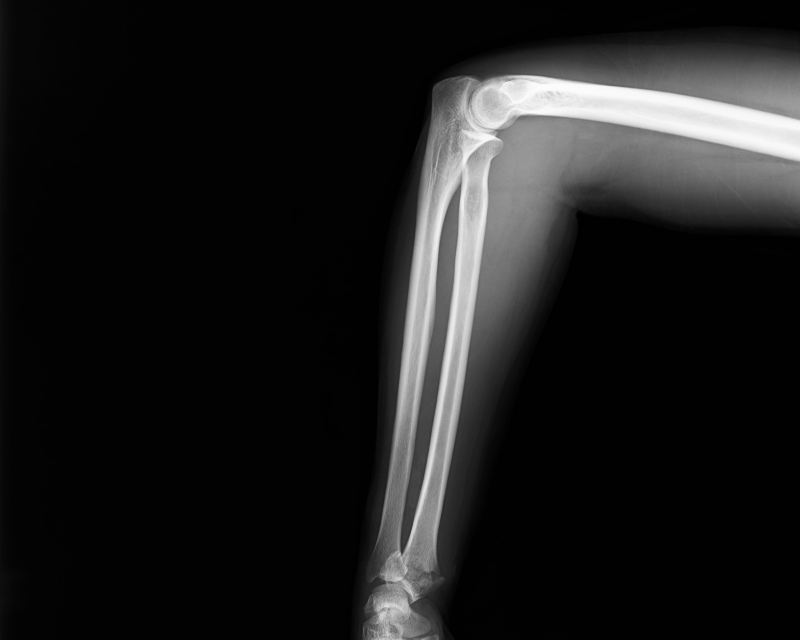
#> input picture multi-agent-single-model/sonnet5/ID002-xray_analysis/images/00_original.png, 1600 x 1280 px (shown at 1/2 size)
$ python 07_alignment_lines.py
#> lines starting #> are read from the running program, lines starting #| are printed output that depends on the picture; after the words box and inside, x2 and y2 are one past the last pixel; in counts of white or black regions, pixels touching at a corner belong together; long printed decimals are rounded
"""Analysis 7: radiocapitellar-line / anterior-humeral-line geometric overlay.

Landmark points are derived with simple image heuristics (bright-pixel
centroid for the capitellum, PCA principal axis for shaft directions) rather
than verified anatomic segmentation. This is a first-pass geometric aid, not
a validated measurement -- flagged explicitly in the caption per the
positioning caveat raised independently by Agent_03/Agent_06 and both
council reviewers (elbow flexion beyond the canonical ~90 degrees; possible
obliquity not excluded).
"""
import numpy as np
import cv2
from PIL import Image, ImageDraw, ImageFont
from common import ORIGINAL, IMAGES_DIR
import os

im_gray = np.array(Image.open(ORIGINAL).convert("L"))
im_rgb = Image.open(ORIGINAL).convert("RGB")
#> im_rgb is the input picture: PIL image 1600x1280 RGB; min 0, max 254, mean 28.3
draw = ImageDraw.Draw(im_rgb)

# --- capitellum centroid: brightest blob near the joint articulation ---
capitellum_box = (860, 130, 1020, 280)  # x0,y0,x1,y1
sub = im_gray[capitellum_box[1]:capitellum_box[3], capitellum_box[0]:capitellum_box[2]]
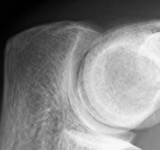
#> sub: shape (150, 160); min 0, max 252, mean 131.6
mask = sub > 210
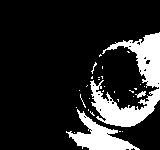
#> mask: shape (150, 160) bool; 16.2% white; 30 white regions (27 under 20 px), largest, box (x1, y1, x2, y2) and area: (90, 32, 160, 127) 2611, (66, 109, 140, 150) 1128, (135, 91, 146, 98) 38
ys, xs = np.where(mask)
#> ys = 3882 values from 32 to 149; xs = 3882 values, max 159 at index 0, min 66 at index 2995, mean 122.1
if len(xs) > 0:
    cap_x = capitellum_box[0] + xs.mean()
#> cap_x = 982.1
    cap_y = capitellum_box[1] + ys.mean()
#> cap_y = 229.6
else:
    cap_x = (capitellum_box[0] + capitellum_box[2]) / 2
    cap_y = (capitellum_box[1] + capitellum_box[3]) / 2

# --- proximal humeral shaft axis (anterior humeral line proxy) ---
humerus_box = (1250, 60, 1599, 260)
sub_h = im_gray[humerus_box[1]:humerus_box[3], humerus_box[0]:humerus_box[2]]
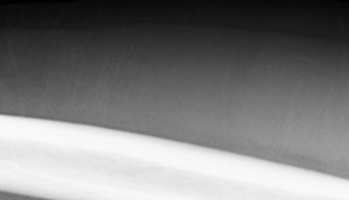
#> sub_h: shape (200, 349); min 0, max 251, mean 122.9
mask_h = sub_h > 150
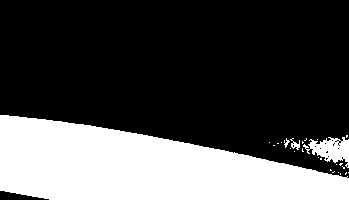
#> mask_h: shape (200, 349) bool; 29.7% white; 26 white regions (22 under 20 px), largest, box (x1, y1, x2, y2) and area: (0, 115, 349, 200) 19845, (303, 137, 349, 168) 742, (290, 138, 300, 150) 55, (284, 138, 290, 148) 26
ys_h, xs_h = np.where(mask_h)
pts_h = np.column_stack([xs_h + humerus_box[0], ys_h + humerus_box[1]]).astype(np.float64)
#> pts_h = 20727 pairs, first value 1250 to 1598, second value 175 to 259
mean_h = pts_h.mean(axis=0)
#> mean_h = [1400.4, 226.5]
cov_h = np.cov((pts_h - mean_h).T)
#> cov_h = [[9726.5, 679.2], [679.2, 428]]
eigvals_h, eigvecs_h = np.linalg.eigh(cov_h)
#> eigvals_h = [378.6, 9775.9]; eigvecs_h = [[0.0725, -0.997], [-0.997, -0.0725]]
dir_h = eigvecs_h[:, np.argmax(eigvals_h)]
#> dir_h = [-0.997, -0.0725]

# --- forearm shaft axis (radial axis proxy: combined radius+ulna PCA) ---
forearm_box = (780, 350, 1000, 950)
sub_f = im_gray[forearm_box[1]:forearm_box[3], forearm_box[0]:forearm_box[2]]
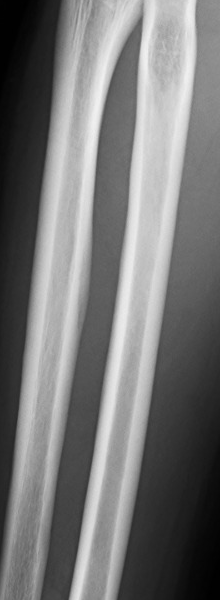
#> sub_f: shape (600, 220); min 0, max 241, mean 117.9
mask_f = sub_f > 140
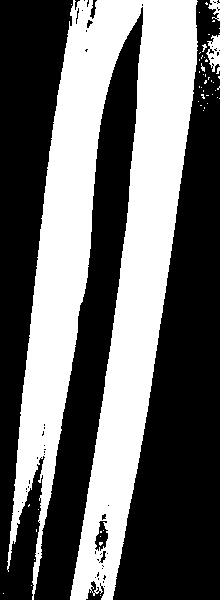
#> mask_f: shape (600, 220) bool; 41.1% white; 53 white regions (49 under 20 px), largest, box (x1, y1, x2, y2) and area: (7, 0, 198, 600) 53694, (206, 35, 220, 72) 297, (208, 0, 220, 21) 124, (202, 44, 207, 52) 20
ys_f, xs_f = np.where(mask_f)
pts_f = np.column_stack([xs_f + forearm_box[0], ys_f + forearm_box[1]]).astype(np.float64)
#> pts_f = 54301 pairs, first value 783 to 999, second value 350 to 949
mean_f = pts_f.mean(axis=0)
#> mean_f = [886.3, 610.8]
cov_f = np.cov((pts_f - mean_f).T)
#> cov_f = [[2191.9, -3080], [-3080, 26780.7]]
eigvals_f, eigvecs_f = np.linalg.eigh(cov_f)
#> eigvals_f = [1812, 27160.6]; eigvecs_f = [[-0.992, -0.122], [-0.122, 0.992]]
dir_f = eigvecs_f[:, np.argmax(eigvals_f)]
#> dir_f = [-0.122, 0.992]


def extend_line(mean, direction, length=900):
#> called with mean = array of shape (2,), direction = array of shape (2,), length = 900
    p1 = mean - direction * length / 2
#> p1 = [1849.2, 259.1]
    p2 = mean + direction * length / 2
#> p2 = [951.6, 193.9]
    return tuple(p1), tuple(p2)


h_p1, h_p2 = extend_line(mean_h, dir_h)
#> h_p1 = (1849.2, 259.1); h_p2 = (951.6, 193.9)
f_p1, f_p2 = extend_line(mean_f, dir_f)
#> f_p1 = (941.4, 164.2); f_p2 = (831.2, 1057.4)

draw.line([h_p1, h_p2], fill=(255, 60, 60), width=4)  # anterior humeral line proxy
draw.line([f_p1, f_p2], fill=(60, 160, 255), width=4)  # radiocapitellar / forearm axis proxy
r = 10
draw.ellipse([cap_x - r, cap_y - r, cap_x + r, cap_y + r], outline=(50, 255, 50), width=4)

caption = (
    "Red: proximal humeral shaft axis (anterior humeral line proxy).  "
    "Blue: forearm shaft axis (radiocapitellar line proxy, radius+ulna combined -- "
    "not separately isolated).  Green circle: capitellum centroid (heuristic, "
    "bright-pixel based).  Elbow flexion appears > canonical 90 deg; obliquity not "
    "excluded -- treat any apparent malalignment as provisional, not diagnostic."
)

# add caption band below image
w, h = im_rgb.size
#> w = 1600; h = 1280
band_h = 90
canvas = Image.new("RGB", (w, h + band_h), (0, 0, 0))
#> canvas: PIL image 1600x1370 RGB; every value is 0
canvas.paste(im_rgb, (0, 0))
cdraw = ImageDraw.Draw(canvas)
cdraw.text((10, h + 8), caption, fill=(255, 255, 255))

out = os.path.join(IMAGES_DIR, "07_alignment_lines_overlay.png")
canvas.save(out)
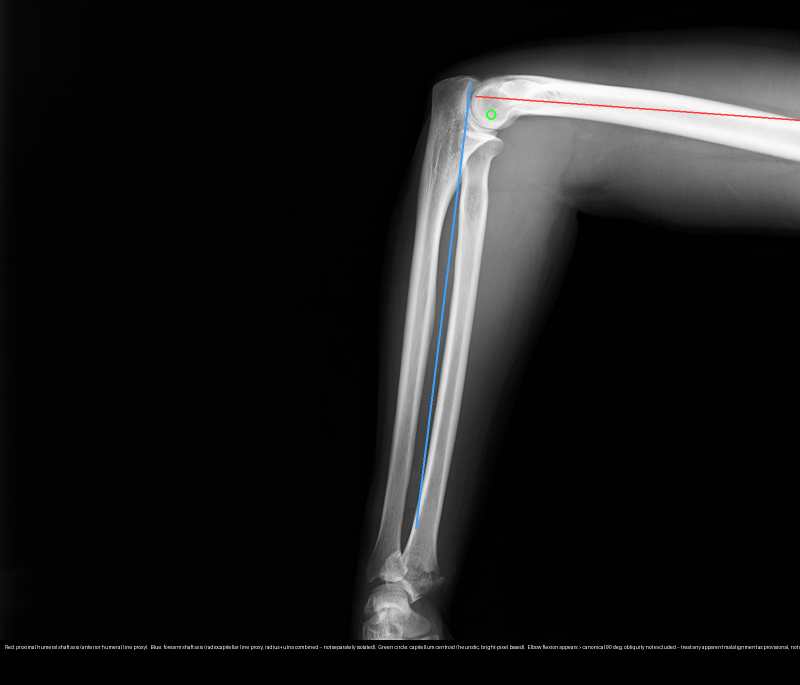
#> saved as 07_alignment_lines_overlay.png: PIL image 1600x1370 RGB (shown at 1/2 size); mean R, G, B 26.8, 26.8, 26.9
print("wrote", out, canvas.size, "capitellum=", (cap_x, cap_y))
#| wrote multi-agent-single-model/sonnet5/ID002-xray_analysis/images/07_alignment_lines_overlay.png (1600, 1370) capitellum= (982.148, 229.592)

$ run again, with multi-agent-single-model/sonnet5/ID002-xray_analysis/images/01_elbow_joint_crop.png copied over multi-agent-single-model/sonnet5/ID002-xray_analysis/images/00_original.png
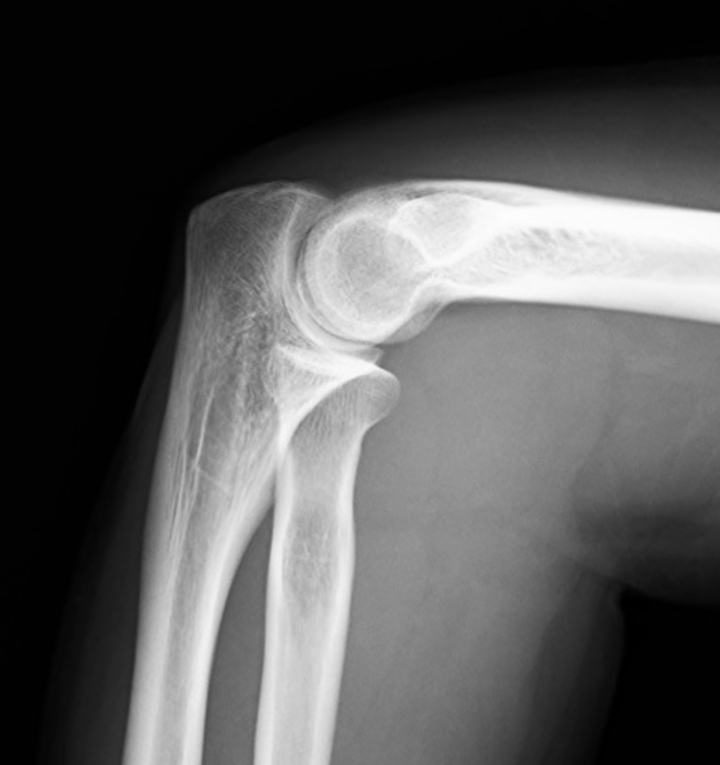
#> input picture multi-agent-single-model/sonnet5/ID002-xray_analysis/images/01_elbow_joint_crop.png, 1440 x 1530 px (shown at 1/2 size)
#> im_rgb is the input picture: PIL image 1440x1530 RGB; min 0, max 254, mean 87.8
#> mask: shape (150, 160) bool; every value is 0
#> ys = empty array
#> mask_h: shape (200, 190) bool; every value is 0
#> mean_h = [nan, nan]
#> cov_h = [[nan, nan], [nan, nan]]
#> eigvals_h = [nan, nan]; eigvecs_h = [[nan, nan], [nan, nan]]
#> dir_h = [nan, nan]
#> `mask_f = sub_f > 140`:
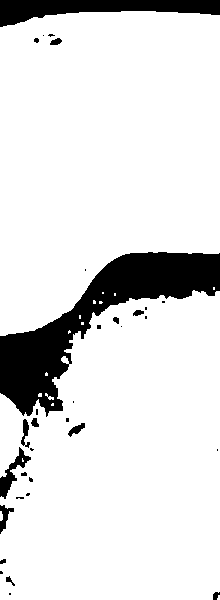
#> mask_f: shape (600, 220) bool; 88% white; 33 black regions (18 under 20 px), largest, box (x1, y1, x2, y2) and area: (0, 252, 220, 417) 11368, (0, 0, 220, 27) 3179, (0, 447, 31, 499) 468
#> pts_f = 116117 pairs, first value 780 to 999, second value 361 to 949
#> mean_f = [892, 654.1]
#> cov_f = [[3937.4, 300.4], [300.4, 31113.2]]
#> eigvals_f = [3934.1, 31116.6]; eigvecs_f = [[-1, 0.0111], [0.0111, 1]]
#> dir_f = [0.0111, 1]
#> p1 = [nan, nan]
#> h_p1 = (nan, nan)
#> f_p1 = (887, 204.1); f_p2 = (896.9, 1104)
#> `canvas.save(out)`:
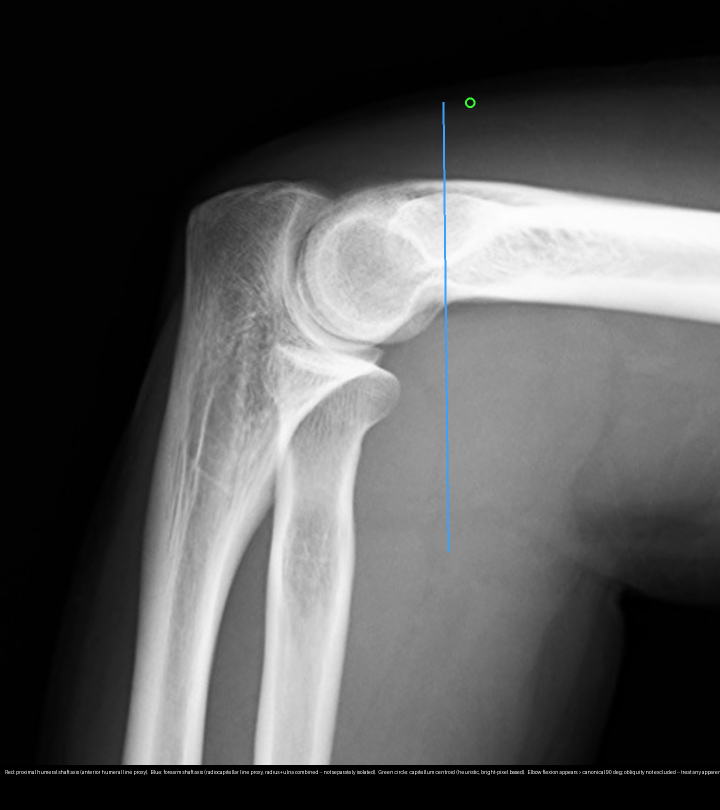
#> saved as 07_alignment_lines_overlay.png: PIL image 1440x1620 RGB (shown at 1/2 size); mean R, G, B 83.1, 83.3, 83.4
#| wrote multi-agent-single-model/sonnet5/ID002-xray_analysis/images/07_alignment_lines_overlay.png (1440, 1620) capitellum= (940.0, 205.0)

$ run again, with multi-agent-single-model/sonnet5/ID002-xray_analysis/images/02_elbow_fatpad_clahe.png copied over multi-agent-single-model/sonnet5/ID002-xray_analysis/images/00_original.png
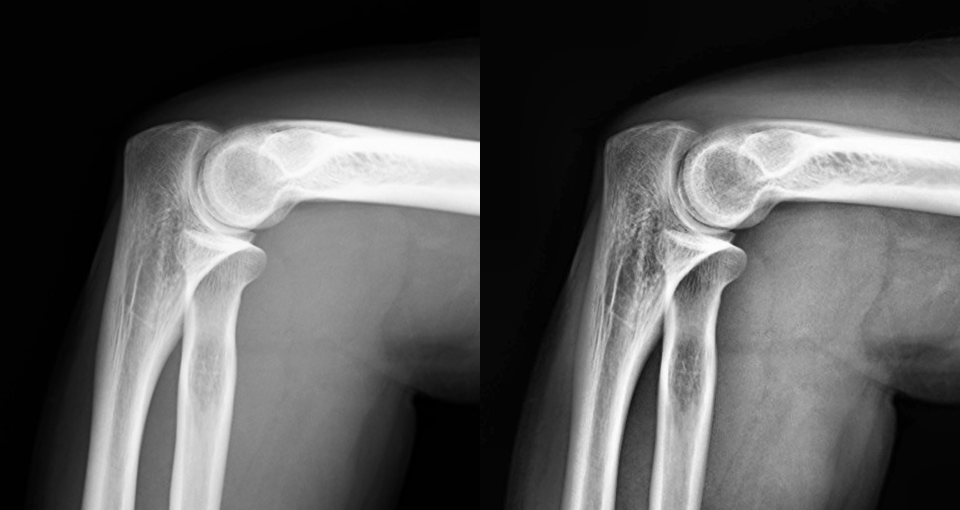
#> input picture multi-agent-single-model/sonnet5/ID002-xray_analysis/images/02_elbow_fatpad_clahe.png, 2880 x 1530 px (shown at 1/3 size)
#> im_gray is the input picture: shape (1530, 2880); min 0, max 255, mean 88.8
#> mask: shape (150, 160) bool; every value is 0
#> ys = empty array
#> mask_h: shape (200, 349) bool; every value is 0
#> mean_h = [nan, nan]
#> cov_h = [[nan, nan], [nan, nan]]
#> eigvals_h = [nan, nan]; eigvecs_h = [[nan, nan], [nan, nan]]
#> dir_h = [nan, nan]
#> `mask_f = sub_f > 140`:
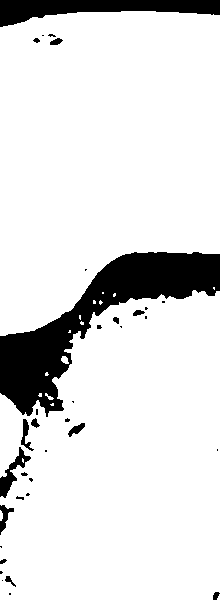
#> mask_f: shape (600, 220) bool; 87.9% white; 35 black regions (21 under 20 px), largest, box (x1, y1, x2, y2) and area: (0, 252, 220, 417) 11383, (0, 0, 220, 27) 3178, (0, 447, 31, 498) 466
#> pts_f = 116053 pairs, first value 780 to 999, second value 361 to 949
#> mean_f = [892, 654]
#> cov_f = [[3936.3, 305.3], [305.3, 31115.1]]
#> eigvals_f = [3932.9, 31118.6]; eigvecs_f = [[-1, 0.0112], [0.0112, 1]]
#> dir_f = [0.0112, 1]
#> p1 = [nan, nan]
#> h_p1 = (nan, nan)
#> f_p1 = (886.9, 204.1); f_p2 = (897, 1104)
#> `canvas.save(out)`:
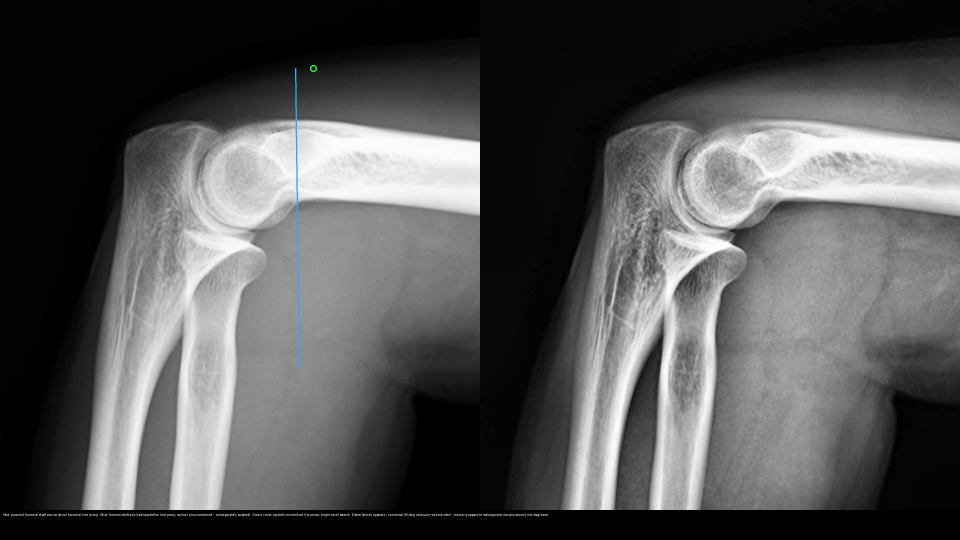
#> saved as 07_alignment_lines_overlay.png: PIL image 2880x1620 RGB (shown at 1/3 size); mean R, G, B 84, 84.1, 84.2
#| wrote multi-agent-single-model/sonnet5/ID002-xray_analysis/images/07_alignment_lines_overlay.png (2880, 1620) capitellum= (940.0, 205.0)
